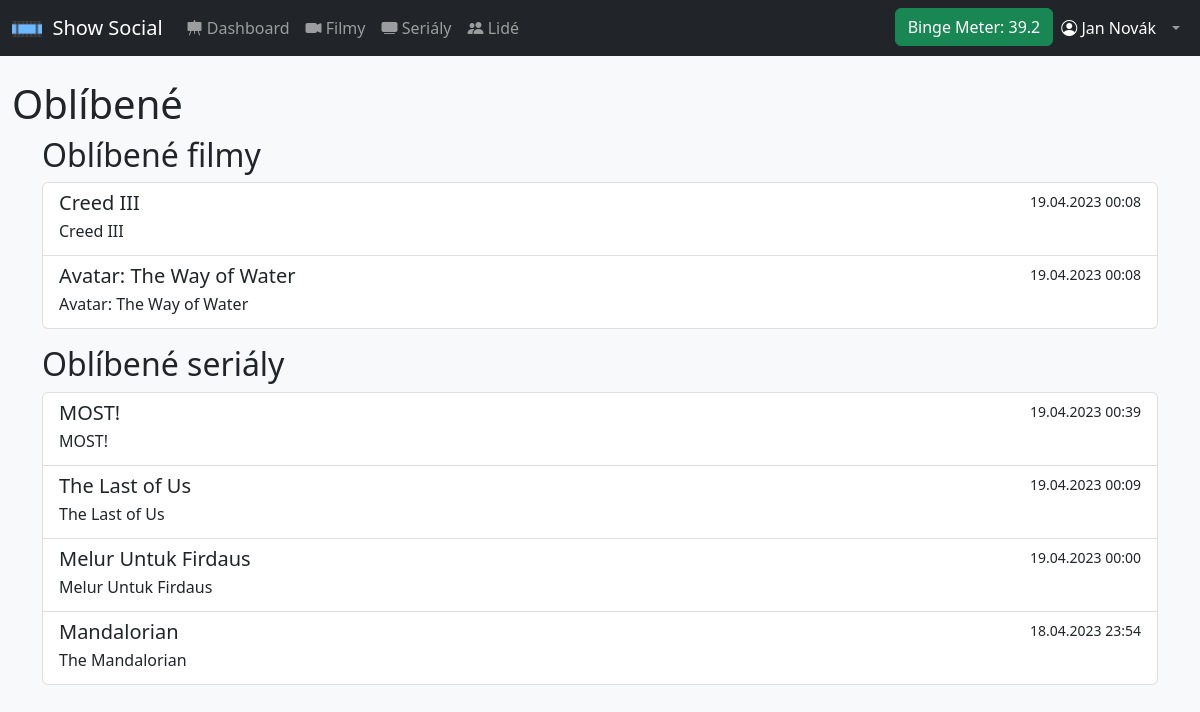
The app's page /favorites.php (signed in) with its own data.
### tables this page shows
CREATE TABLE `favorite_movies` (
  `user_id` int(11) NOT NULL,
  `movie_id` int(11) NOT NULL,
  `timestamp` timestamp NOT NULL DEFAULT current_timestamp()
);

CREATE TABLE `movies` (
  `movie_id` int(11) NOT NULL,
  `title` varchar(100) NOT NULL,
  `original_title` varchar(100) NOT NULL,
  `overview` varchar(1000) NOT NULL,
  `poster_path` varchar(50) NOT NULL,
  `release_date` date NOT NULL,
  `runtime` smallint(6) NOT NULL
);

CREATE TABLE `favorite_tv_shows` (
  `user_id` int(11) NOT NULL,
  `show_id` bigint(20) NOT NULL,
  `timestamp` timestamp NOT NULL DEFAULT current_timestamp()
);

CREATE TABLE `tv_shows` (
  `id` bigint(20) NOT NULL,
  `name` varchar(255) NOT NULL,
  `original_name` varchar(255) NOT NULL,
  `poster_path` varchar(255) NOT NULL
);

### classes/dbh.class.php (called while the page is built)
<?php
class Dbh {
    private $host = "localhost";
    private $username = "root";
    private $password = "ayylmao1337";
    private $dbname = "show_social";
    public function connect() {
        $dsn = 'mysql:host=' .  $this->host .';dbname=' . $this->dbname;
        $pdo = new PDO($dsn, $this->username, $this->password);
        $pdo->setAttribute(PDO::ATTR_DEFAULT_FETCH_MODE, PDO::FETCH_ASSOC);
        return $pdo;
    }
}

### classes/User.class.php (called while the page is built, shortened)
<?php
require_once $_SERVER['DOCUMENT_ROOT'].'/classes/dbh.class.php';
class User extends Dbh {
    private $id;
    function __construct($userId) {
        $this->id = $userId;
    }
    function favoriteMovies() {
        $favoriteMoviesStatement = $this->connect()->prepare('
            SELECT movies.movie_id, movies.title, movies.original_title, movies.poster_path, favorite_movies.timestamp
            FROM favorite_movies
            LEFT JOIN movies
            ON favorite_movies.movie_id = movies.movie_id
            WHERE user_id = (:user_id)
            ORDER BY favorite_movies.timestamp DESC;
        ');
        $favoriteMoviesStatement->execute([
            ':user_id' => $this->id
        ]);
        $favoriteMoviesData = $favoriteMoviesStatement->fetchAll();
        return $favoriteMoviesData;
    }
    function favoriteTvShows() {
        $favoriteTvShowsStatement = $this->connect()->prepare('
            SELECT tv_shows.id as show_id, tv_shows.name, tv_shows.original_name, tv_shows.poster_path, favorite_tv_shows.timestamp
            FROM favorite_tv_shows
            LEFT JOIN tv_shows
            ON favorite_tv_shows.show_id = tv_shows.id
            WHERE user_id = (:user_id)
            ORDER BY favorite_tv_shows.timestamp DESC;
        ');
        $favoriteTvShowsStatement->execute([
            ':user_id' => $this->id
        ]);
        $favoriteTvShowsData = $favoriteTvShowsStatement->fetchAll();
        return $favoriteTvShowsData;
    }
}

### favorites.php (the view, shortened to what this page needs)
<?php
require_once $_SERVER['DOCUMENT_ROOT'].'/classes/User.class.php';
include 'includes/header.inc.php';
echo '<h1>Oblíbené</h1>';
$user = new User($_SESSION['user_id']);
$bookmarkedMovies = $user->favoriteMovies();
echo '<div class="container-sm mb-3">';
echo '<h2>Oblíbené filmy</h2>';
echo '<div class="list-group">';
if ($bookmarkedMovies) {
    foreach ($bookmarkedMovies as $bookmarkedMovie) {
        echo '<a href="./movie.php?id=' . $bookmarkedMovie['movie_id'] . '" class="list-group-item list-group-item-action">';
        echo '<div class="d-flex w-100 justify-content-between">';
        echo '<h5 class="mb-1">' . $bookmarkedMovie['title'] . '</h5>';
        $bookmarkedTime = date_create($bookmarkedMovie['timestamp']);
        echo '<small>' . date_format($bookmarkedTime, 'd.m.Y H:i') . '</small>';
        echo '</div>';
        echo '<p class="mb-1">' . htmlspecialchars($bookmarkedMovie['original_title']) . '</p>';
        echo '</a>';
    }
} else {
    echo '<div class="list-group-item">Nemáte žádné založené filmy.</div>';
}
echo '</div>';
echo '</div>';
$bookmarkedTvShows = $user->favoriteTvShows();
echo '<div class="container-sm mb-3">';
echo '<h2>Oblíbené seriály</h2>';
echo '<div class="list-group">';
if ($bookmarkedTvShows) {
    foreach ($bookmarkedTvShows as $bookmarkedTvShow) {
        echo '<a href="./show.php?id=' . $bookmarkedTvShow['show_id'] . '" class="list-group-item list-group-item-action">';
        echo '<div class="d-flex w-100 justify-content-between">';
        echo '<h5 class="mb-1">' . $bookmarkedTvShow['name'] . '</h5>';
        $bookmarkedTime = date_create($bookmarkedTvShow['timestamp']);
        echo '<small>' . date_format($bookmarkedTime, 'd.m.Y H:i') . '</small>';
        echo '</div>';
        echo '<p class="mb-1">' . htmlspecialchars($bookmarkedTvShow['original_name']) . '</p>';
        echo '</a>';
    }
} else {
    echo '<div class="list-group-item">Nemáte žádné založené seriály.</div>';
}
echo '</div>';
echo '</div>';
include 'includes/footer.inc.php';
?>

### records on screen
favorite_movies: movies.title "Creed III", timestamp "19.04.2023 00:08", movies.original_title "Creed III"
favorite_movies: movies.title "Avatar: The Way of Water", timestamp "19.04.2023 00:08", movies.original_title "Avatar: The Way of Water"
favorite_tv_shows: tv_shows.name "MOST!", timestamp "19.04.2023 00:39", tv_shows.original_name "MOST!"
favorite_tv_shows: tv_shows.name "The Last of Us", timestamp "19.04.2023 00:09", tv_shows.original_name "The Last of Us"
favorite_tv_shows: tv_shows.name "Melur Untuk Firdaus", timestamp "19.04.2023 00:00", tv_shows.original_name "Melur Untuk Firdaus"
favorite_tv_shows: tv_shows.name "Mandalorian", timestamp "18.04.2023 23:54", tv_shows.original_name "The Mandalorian"

### other values on screen
$seenPercentage "39.2"
$_SESSION['first_name'] "Jan"
$_SESSION['last_name'] "Novák"
